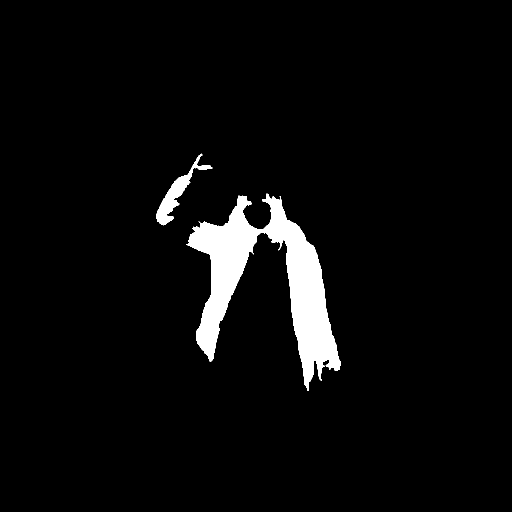
#> input picture danny-mirror/try-on-clothes/01_clean_BG_methods/jacket_mask_superpixels.png, 1024 x 1024 px (shown at 1/2 size)
$ python super_pixel_method.py jacket_mask_superpixels.png jacket_overlay_superpixels.png
#> lines starting #> are read from the running program, lines starting #| are printed output that depends on the picture; after the words box and inside, x2 and y2 are one past the last pixel; in counts of white or black regions, pixels touching at a corner belong together
#!/usr/bin/env python3
"""
extract_jacket_superpixels.py

Superpixel-based change detector for the "original vs AI-added jacket" problem.

Strategy:
- segment the EDITED image into superpixels
- for each superpixel, compare mean color in edited vs base
- if difference > threshold, mark that superpixel as "changed"
- output a binary mask + overlay

Requires: scikit-image, OpenCV
    pip install scikit-image opencv-python
"""

import cv2
import numpy as np
import sys
import argparse
from pathlib import Path

from skimage.segmentation import slic
from skimage.util import img_as_float


def make_overlay(base_img, mask, color=(0, 0, 255), alpha=0.6):
    overlay = base_img.copy()
    colored = np.zeros_like(base_img)
    colored[:] = color
    mask_3 = cv2.cvtColor(mask, cv2.COLOR_GRAY2BGR)
    overlay = np.where(mask_3 > 0,
                       cv2.addWeighted(colored, alpha, overlay, 1 - alpha, 0),
                       overlay)
    return overlay


def main():
    parser = argparse.ArgumentParser(
        description="Extract jacket mask using superpixel/segmentation comparison.")
    parser.add_argument("base_img", help="Path to original/base image (no jacket)")
    parser.add_argument("edited_img", help="Path to edited image (with jacket)")
    parser.add_argument("--out-mask", default="jacket_mask_superpixels.png",
                        help="Output path for binary mask")
    parser.add_argument("--out-overlay", default="jacket_overlay_superpixels.png",
                        help="Output path for overlay preview")
    args = parser.parse_args()

    # =========================
    # 🔧 KNOBS TO TUNE
    # =========================
    # Superpixel params
    N_SEGMENTS = 600         # try 300–600 depending on image size/detail
    COMPACTNESS = 6.0       # higher = more square, lower = more color-based
    SIGMA = 1.0              # pre-smoothing for SLIC

    # How different a segment must be to count as "changed"
    # (this is on 0–255 scale because we compare in LAB)
    SEG_DIFF_THRESH = 10.0   # try 8–15

    # Skip tiny superpixels (sometimes SLIC makes tiny ones at edges)
    MIN_REGION_PIXELS = 30

    # Morph cleanup
    MORPH_CLOSE_K = 5

    # =========================
    # LOAD
    # =========================
    base_path = Path(args.base_img)
    edited_path = Path(args.edited_img)
    if not base_path.exists():
        print(f"[ERR] Base image not found: {base_path}")
        sys.exit(1)
    if not edited_path.exists():
        print(f"[ERR] Edited image not found: {edited_path}")
        sys.exit(1)

    base_bgr = cv2.imread(str(base_path), cv2.IMREAD_COLOR)
#> base_bgr is the input picture: shape (1024, 1024, 3); 4.2% white; 2 white regions, box (x1, y1, x2, y2) and area: (372, 387, 681, 782) 40969, (313, 307, 425, 451) 3255
    edited_bgr = cv2.imread(str(edited_path), cv2.IMREAD_COLOR)
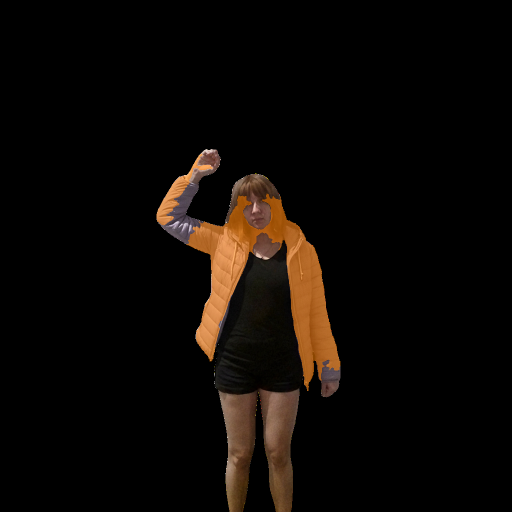
#> input picture danny-mirror/try-on-clothes/01_clean_BG_methods/jacket_overlay_superpixels.png, 1024 x 1024 px (shown at 1/2 size)
#> edited_bgr is the input picture: shape (1024, 1024, 3); mean B, G, R 4.8, 8.4, 12.9

    if base_bgr is None or edited_bgr is None:
        print("[ERR] Failed to read one or both images.")
        sys.exit(1)

    # match size (resize base to edited)
    if base_bgr.shape[:2] != edited_bgr.shape[:2]:
        base_bgr = cv2.resize(
            base_bgr,
            (edited_bgr.shape[1], edited_bgr.shape[0]),
            interpolation=cv2.INTER_LANCZOS4
        )

    h, w = edited_bgr.shape[:2]
#> h = 1024; w = 1024

    # =========================
    # CONVERT TO LAB FOR DIFF
    # =========================
    base_lab = cv2.cvtColor(base_bgr, cv2.COLOR_BGR2LAB)
#> base_lab: shape (1024, 1024, 3); mean of channels 0, 1, 2 10.8, 128, 128
    edited_lab = cv2.cvtColor(edited_bgr, cv2.COLOR_BGR2LAB)
#> edited_lab: shape (1024, 1024, 3); mean of channels 0, 1, 2 10, 129.5, 130.6

    # =========================
    # SUPERPIXEL SEGMENTATION (on edited image)
    # skimage works on float images in RGB
    # =========================
    edited_rgb = cv2.cvtColor(edited_bgr, cv2.COLOR_BGR2RGB)
    edited_float = img_as_float(edited_rgb)

    segments = slic(
        edited_float,
        n_segments=N_SEGMENTS,
        compactness=COMPACTNESS,
        sigma=SIGMA,
        start_label=0
    )
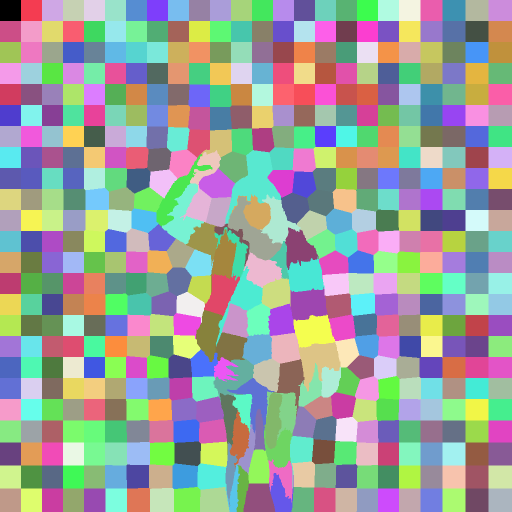
#> segments: shape (1024, 1024) int64 (shown at 1/2 size); 532 distinct labels, from 0 to 531; one colour per label, 0 black
    # segments is (H, W) with integer labels 0..K-1
    num_segments = segments.max() + 1
#> num_segments = 532
    # print(f"[INFO] Got {num_segments} segments")

    # =========================
    # PER-SEGMENT COMPARISON
    # =========================
    mask = np.zeros((h, w), dtype=np.uint8)

    # precompute flat views
    base_lab_flat = base_lab.reshape(-1, 3)
    edited_lab_flat = edited_lab.reshape(-1, 3)
    seg_flat = segments.reshape(-1)

    for seg_id in range(num_segments):
        idx = np.where(seg_flat == seg_id)[0]
        if idx.size < MIN_REGION_PIXELS:
            continue

        # mean LAB for this segment in base and edited
        base_mean = base_lab_flat[idx].mean(axis=0)
        edited_mean = edited_lab_flat[idx].mean(axis=0)

        # distance in LAB space (just L1 or L2 — we'll use L1 to keep it simple)
        diff = np.abs(base_mean - edited_mean).mean()

        if diff >= SEG_DIFF_THRESH:
            # mark whole segment
            mask.reshape(-1)[idx] = 255

    # =========================
    # MORPHOLOGICAL CLEANUP
    # =========================
    if MORPH_CLOSE_K > 0:
        k_close = cv2.getStructuringElement(
            cv2.MORPH_ELLIPSE, (MORPH_CLOSE_K, MORPH_CLOSE_K))
        mask = cv2.morphologyEx(mask, cv2.MORPH_CLOSE, k_close)

    # =========================
    # SAVE
    # =========================
    cv2.imwrite(args.out_mask, mask)
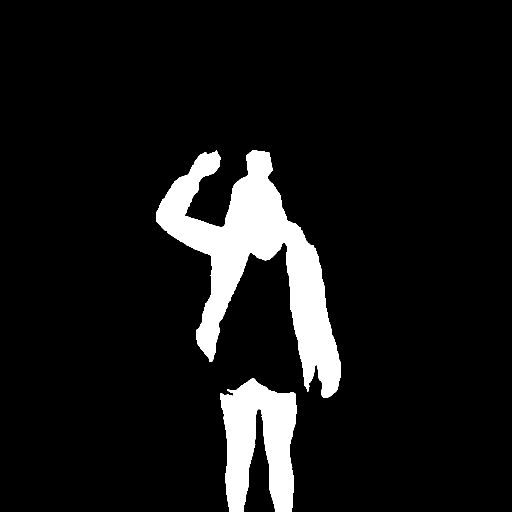
#> saved as jacket_mask_superpixels.png: shape (1024, 1024) (shown at 1/2 size); 8.7% white; 2 white regions, box (x1, y1, x2, y2) and area: (313, 300, 682, 795) 63988, (440, 756, 594, 1024) 26740
    print(f"[OK] Saved mask to {args.out_mask}")

    overlay = make_overlay(edited_bgr, mask,
                           color=(0, 128, 255),
                           alpha=0.55)
#> in make_overlay, `overlay = np.where(mask_3 > 0, cv2.addWeighted(colored, alpha, overlay..`:
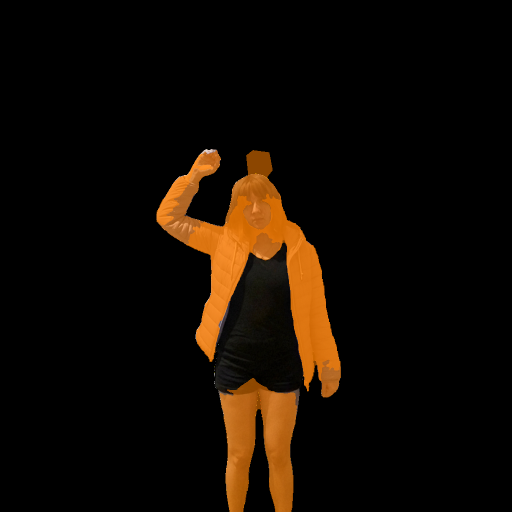
#> overlay: shape (1024, 1024, 3) (shown at 1/2 size); mean B, G, R 2.4, 10.2, 18.3
#> in make_overlay, `overlay = np.where(mask_3 > 0, cv2.addWeighted(colored, alpha, overlay..`:
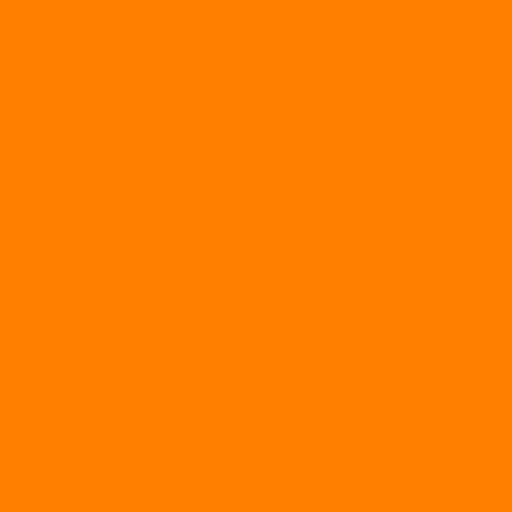
#> colored: shape (1024, 1024, 3) (shown at 1/2 size); mean B, G, R 0, 128, 255
    cv2.imwrite(args.out_overlay, overlay)
    print(f"[OK] Saved overlay to {args.out_overlay}")


if __name__ == "__main__":
    main()
